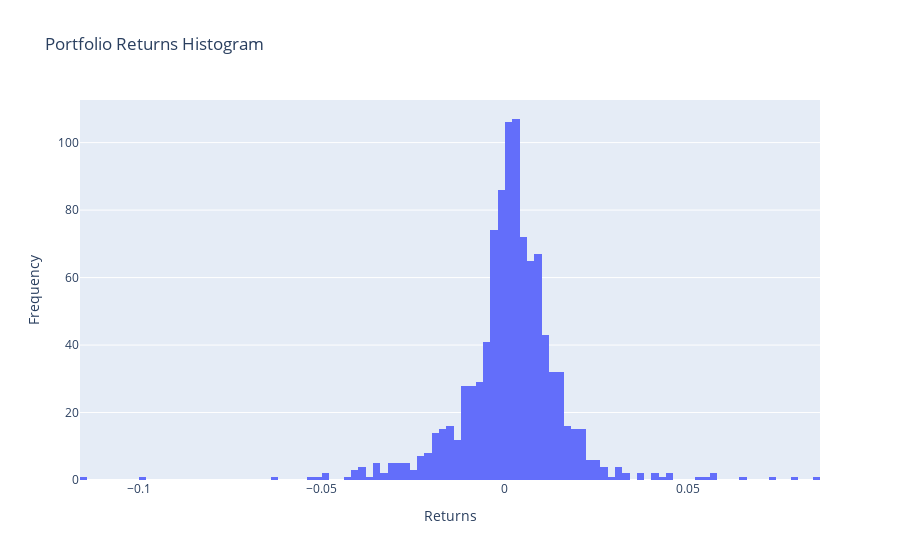

The notebook cell this image was saved under:
### Code cell
fig = go.Figure()

for col in pf1_rtn.columns:
    fig.add_trace(go.Histogram(x = pf1_rtn[col], name = col))

fig.update_layout(title = "Portfolio Returns Histogram", xaxis_title = "Returns",
                  yaxis_title = "Frequency")
fig.show()

### Figure 1 — Plotly figure (JSON) as saved in the notebook; plotly's stock layout.template omitted (floating-point values rounded to 4 significant figures; data arrays with more than 128 entries replaced by an {"elided": "..."} marker saying what was removed)
{"data": [{"name": "Returns", "type": "histogram", "x": {"elided": "1007 float values"}}], "layout": {"title": {"text": "Portfolio Returns Histogram"}, "xaxis": {"title": {"text": "Returns"}}, "yaxis": {"title": {"text": "Frequency"}}}}
